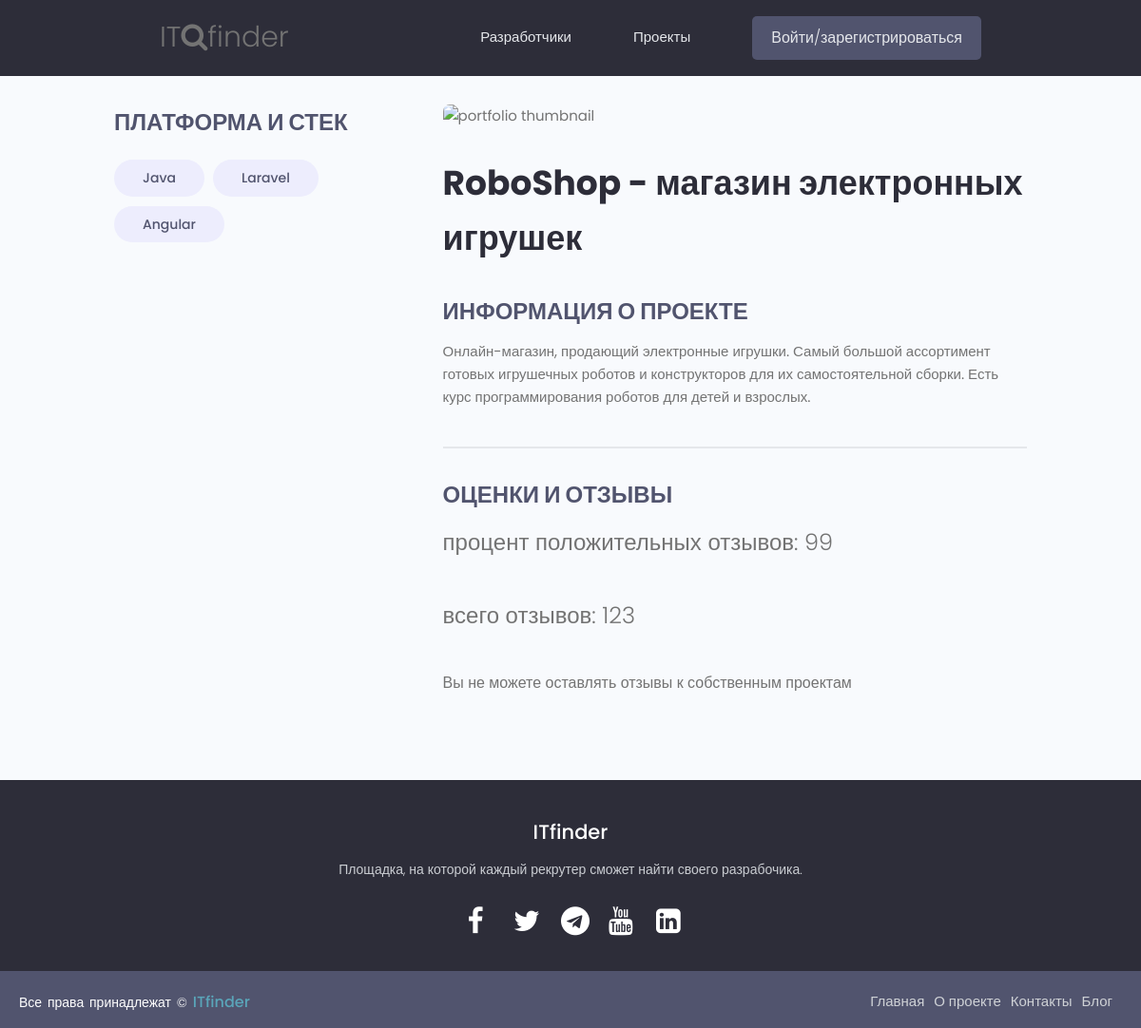
Page /project/roboshop-magazin-igrushek/ on the committed database.
### projects/models.py (models this page shows, shortened)
class Tag(models.Model):
    name = models.CharField(max_length=100)
    slug = models.SlugField()
    created = models.DateTimeField(auto_now_add=True)
    id = models.UUIDField(default=uuid.uuid4, unique=True, primary_key=True, editable=False)
    def __str__(self):
        return self.name

class Project(models.Model):
    title = models.CharField(max_length=100)
    slug = models.SlugField()
    description = models.TextField(null=True, blank=True)
    tags = models.ManyToManyField(Tag, blank=True)
    total_votes = models.IntegerField(default=0, null=True, blank=True)
    votes_ratio = models.IntegerField(default=0, null=True, blank=True)
    demo_link = models.CharField(max_length=500, null=True, blank=True)
    source_link = models.CharField(max_length=500, null=True, blank=True)
    created = models.DateTimeField(auto_now_add=True)
    id = models.UUIDField(default=uuid.uuid4, unique=True, primary_key=True, editable=False)

### projects/views.py (the view)
# urls.py: path('project/<slug:project_slug>/', views.project, name="project"),
def project(request, project_slug):
	project = Project.objects.get(slug=project_slug)
	tags = project.tags.all()
	return render(request, 'projects/single-project.html', {'project': project})

### projects/templates/projects/single-project.html (shortened to what this page needs)
{% extends 'base.html' %}
{% block content %}
<main class="singleProject my-md">
    <div class="container">
        <div class="layout">
            <div class="column column--1of3">
                <h3 class="singleProject__subtitle">Платформа и стек</h3>
                <div class="singleProject__toolStack">
                {% for tag in project.tags.all %}
                <a href="{% url 'tag' tag.slug %}" class="tag tag--pill tag--sub tag--lg">{{tag}}</a>
                {% endfor %}
                </div>
            </div>
            <div class="column column--2of3">
                <img class="singleProject__preview" src="{{ project.imageURL }}" alt="portfolio thumbnail" />
                <h2 class="singleProject__title">{{ project.title }}</h2>
                <h3 class="singleProject__subtitle">Информация о проекте</h3>
                <div class="singleProject__info">
                    {{ project.description }}
                </div>
                <div class="comments">
                    <h3 class="singleProject__subtitle">Оценки и отзывы</h3>
                    <h5 class="project--rating">
                    процент положительных отзывов: {{project.votes_ratio}}
                    </h5>
                    <h5 class="project--rating">
                    всего отзывов: {{project.total_votes}}
                    </h5>
                    {% if request.user.profile.id in project.reviewers %}
                    <p>Вы уже писали отзыв об этом проекте</p>
                    {% elif request.user.profile == project.owner %}
                    <p>Вы не можете оставлять отзывы к собственным проектам</p>
                    {% else %}
                    <a href="{% url 'login' %}?next={{ request.path }}">Войдите, чтобы оставить отзыв</a>
                    {% endif %}
                </div>
            </div>
        </div>
    </div>
</main>
{% endblock %}

### static/styles/main.css (style rules this page uses)
* { margin: 0; padding: 0; box-sizing: border-box; }
:root { --color-sub: #2d2d39; }
img { width: 100%; }
.singleProject .column--1of3 { order: 2; }
@media screen and (min-width: 1081px) { .singleProject .column--1of3 { order: 1; } }
@media screen and (min-width: 1081px) { .singleProject .column--2of3 { order: 2; } }
.singleProject__toolStack { margin-top: 2rem; margin-bottom: 4rem; }
.singleProject__preview { height: 50vh; object-fit: cover; object-position: top center; margin-bottom: 3rem; border-radius: 0.7rem; }
.singleProject__title { font-size: 3.6rem; font-weight: 700; color: var(--color-sub); margin-bottom: 3rem; }
.project--rating { margin-bottom: 1.6em; margin-top: .5em; }
.singleProject__subtitle { text-transform: uppercase; font-size: 2.4rem; font-weight: 700; color: var(--color-sub-light); margin-bottom: 1rem; }
.comments { margin-top: 4rem; padding-top: 3rem; border-top: 2px solid var(--color-light); }

### static/uikit/styles/modules/_variables.css (style rules this page uses)
:root { --color-main: #5aa5b9; --color-main-light: #e6faff; --color-sub: #3f4156; --color-sub-light: #51546e; --color-sub-lighter: #ededfd; --color-text: #737373; --color-gray: #8b8b8b; --color-light: #e5e7eb; --color-light-gray: #767676; --color-bg: #f8fafd; --color-white: #fffefd; --color-white-light: #f3f3f3; --color-success: #359e64; --color-success-bg: #def8e8; --color-error: #fc4b0b; --color-error-bg: #fff2ee; --font-base: 'Poppins', arial, helvetica, 'Segoe UI', roboto, ubuntu, sans-serif; --font-monospace: 'Fira Code', 'Courier New', courier, monospace; --font-regular: 300; --font-medium: 500; --font-bold: 700; --generic-shadow: 1px 1px 5px #00000010; --generic-transition: all 0.3s ease-in-out; }

### static/uikit/styles/modules/_base.css (style rules this page uses)
* { margin: 0; padding: 0; box-sizing: border-box; text-rendering: optimizeLegibility; color: inherit; font-size: inherit; }
html { font-size: 50%; }
@media only screen and (min-width: 480px) { html { font-size: 56.25%; } }
@media only screen and (min-width: 1200px) { html { font-size: 62.5%; } }
body { line-height: 1.6; font-weight: 400; font-size: 1.5rem; color: var(--color-text); background-color: var(--color-bg); min-height: 100vh; }

### static/uikit/styles/modules/_typography.css (style rules this page uses)
* { font-family: var(--font-base); }
h2 { font-size: 3.6rem; font-weight: var(--font-bold); }
h3 { font-size: 3.2rem; font-weight: var(--font-medium); }
h5 { font-size: 2.4rem; font-weight: var(--font-medium); }
h5, h6 { font-weight: var(--font-regular); }
p, span, strong { font-size: 1.6rem; color: var(--color-text); font-weight: var(--font-regular); }
a { padding-bottom: 2px; text-decoration: none; display: inline-block; color: var(--color-main); font-weight: var(--font-medium); }

### static/uikit/styles/modules/_utilities.css (style rules this page uses)
.container { width: 92%; max-width: 165rem; margin: 0 auto; box-sizing: border-box; }
@media screen and (min-width: 1000px) { .container { width: 90%; } }
@media screen and (min-width: 1200px) { .container { width: 80%; } }
.my-md { margin: 3rem auto; }

### static/uikit/styles/modules/_tag.css (style rules this page uses)
.tag { display: inline-flex; align-items: center; background-color: var(--color-sub); height: -webkit-fit-content; height: -moz-fit-content; height: fit-content; width: -webkit-fit-content; width: -moz-fit-content; width: fit-content; border-radius: 0.5rem; padding: 0.5rem 1.5rem; font-size: 1.2rem; cursor: pointer; }
.tag:not(:last-child) { margin-right: 0.25rem; margin-bottom: 0.75rem; }
.tag--pill { border-radius: 5rem; }
.tag--sub, .tag--sub > small { background: var(--color-sub-lighter); color: var(--color-sub-light); font-weight: 500; }
.tag--lg { padding: 0.8rem 3rem; font-size: 1.4rem; }
.tag--lg:not(:last-child) { margin-right: 0.5rem; margin-bottom: 1rem; }

### static/uikit/styles/modules/_layout.css (style rules this page uses)
.layout { display: flex; flex-flow: row wrap; justify-content: space-between; }
.layout > .column { margin-bottom: 3rem; }
.layout > .column.column--1of3 { flex-basis: 30%; }
.layout > .column.column--2of3 { flex-basis: 64%; }

### rows in the picture
Tag: name "Java"
Tag: name "Laravel"
Tag: name "Angular"
Project: title "RoboShop - магазин электронных игрушек", description "Онлайн-магазин, продающий электронные игрушки. Самый большой ассортимент готовых игрушечных роботов и конструкторов для их самостоятельной сборки. Есть курс программирования роботов для детей и взрослых.", votes_ratio "99", total_votes "123"
